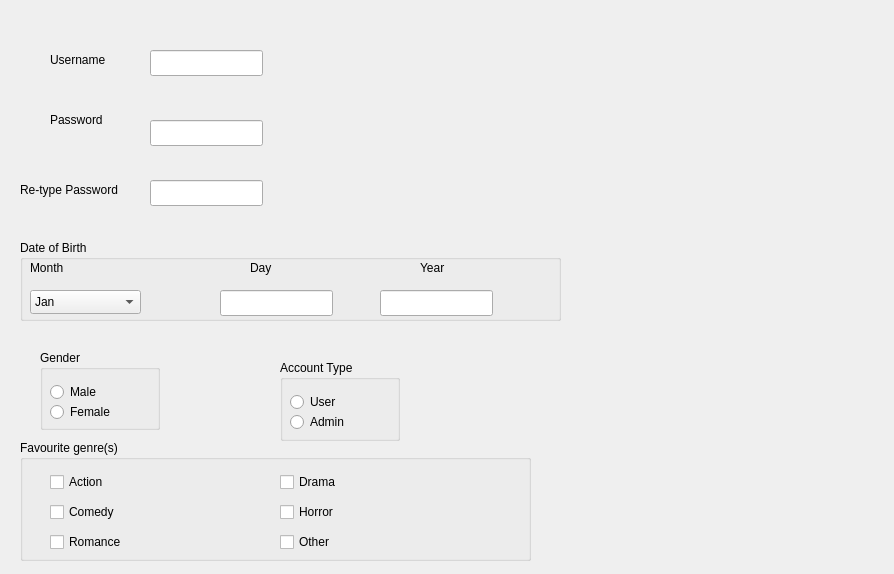
<?xml version="1.0" encoding="UTF-8"?>
<ui version="4.0">
 <class>RegisterWindow</class>
 <widget class="QDialog" name="RegisterWindow">
  <property name="geometry">
   <rect>
    <x>0</x>
    <y>0</y>
    <width>894</width>
    <height>574</height>
   </rect>
  </property>
  <property name="windowTitle">
   <string>Dialog</string>
  </property>
  <widget class="QGroupBox" name="Gender">
   <property name="geometry">
    <rect>
     <x>40</x>
     <y>350</y>
     <width>120</width>
     <height>80</height>
    </rect>
   </property>
   <property name="title">
    <string>Gender</string>
   </property>
   <widget class="QRadioButton" name="Male_RadioButton">
    <property name="geometry">
     <rect>
      <x>10</x>
      <y>30</y>
      <width>110</width>
      <height>24</height>
     </rect>
    </property>
    <property name="text">
     <string>Male </string>
    </property>
   </widget>
   <widget class="QRadioButton" name="Female_RadioButton">
    <property name="geometry">
     <rect>
      <x>10</x>
      <y>50</y>
      <width>110</width>
      <height>24</height>
     </rect>
    </property>
    <property name="text">
     <string>Female </string>
    </property>
   </widget>
  </widget>
  <widget class="QGroupBox" name="Account_Type_GroupBox">
   <property name="geometry">
    <rect>
     <x>280</x>
     <y>360</y>
     <width>120</width>
     <height>81</height>
    </rect>
   </property>
   <property name="title">
    <string>Account Type </string>
   </property>
   <widget class="QRadioButton" name="User_RadioButton">
    <property name="geometry">
     <rect>
      <x>10</x>
      <y>30</y>
      <width>110</width>
      <height>24</height>
     </rect>
    </property>
    <property name="text">
     <string>User</string>
    </property>
   </widget>
   <widget class="QRadioButton" name="Admin_RadioButton">
    <property name="geometry">
     <rect>
      <x>10</x>
      <y>50</y>
      <width>110</width>
      <height>24</height>
     </rect>
    </property>
    <property name="text">
     <string>Admin</string>
    </property>
   </widget>
  </widget>
  <widget class="QGroupBox" name="Favourite_Genre_GroupBox">
   <property name="geometry">
    <rect>
     <x>20</x>
     <y>440</y>
     <width>511</width>
     <height>121</height>
    </rect>
   </property>
   <property name="title">
    <string>Favourite genre(s)</string>
   </property>
   <widget class="QCheckBox" name="Action_CheckBox">
    <property name="geometry">
     <rect>
      <x>30</x>
      <y>30</y>
      <width>91</width>
      <height>24</height>
     </rect>
    </property>
    <property name="text">
     <string>Action</string>
    </property>
   </widget>
   <widget class="QCheckBox" name="Romance_3">
    <property name="geometry">
     <rect>
      <x>30</x>
      <y>90</y>
      <width>91</width>
      <height>24</height>
     </rect>
    </property>
    <property name="text">
     <string>Romance</string>
    </property>
   </widget>
   <widget class="QCheckBox" name="Drama_CheckBox">
    <property name="geometry">
     <rect>
      <x>260</x>
      <y>30</y>
      <width>91</width>
      <height>24</height>
     </rect>
    </property>
    <property name="text">
     <string>Drama</string>
    </property>
   </widget>
   <widget class="QCheckBox" name="Comedy_CheckBox">
    <property name="geometry">
     <rect>
      <x>30</x>
      <y>60</y>
      <width>91</width>
      <height>24</height>
     </rect>
    </property>
    <property name="text">
     <string>Comedy</string>
    </property>
   </widget>
   <widget class="QCheckBox" name="Other_3">
    <property name="geometry">
     <rect>
      <x>260</x>
      <y>90</y>
      <width>91</width>
      <height>24</height>
     </rect>
    </property>
    <property name="text">
     <string>Other</string>
    </property>
   </widget>
   <widget class="QCheckBox" name="Horro_CheckBox">
    <property name="geometry">
     <rect>
      <x>260</x>
      <y>60</y>
      <width>91</width>
      <height>24</height>
     </rect>
    </property>
    <property name="text">
     <string>Horror</string>
    </property>
   </widget>
  </widget>
  <widget class="QLabel" name="Username_label">
   <property name="geometry">
    <rect>
     <x>50</x>
     <y>50</y>
     <width>63</width>
     <height>20</height>
    </rect>
   </property>
   <property name="text">
    <string>Username</string>
   </property>
  </widget>
  <widget class="QLabel" name="Password_label_2">
   <property name="geometry">
    <rect>
     <x>50</x>
     <y>110</y>
     <width>63</width>
     <height>20</height>
    </rect>
   </property>
   <property name="text">
    <string>Password</string>
   </property>
  </widget>
  <widget class="QLabel" name="ReTypPassword_label_3">
   <property name="geometry">
    <rect>
     <x>20</x>
     <y>180</y>
     <width>121</width>
     <height>20</height>
    </rect>
   </property>
   <property name="text">
    <string>Re-type Password</string>
   </property>
  </widget>
  <widget class="QLineEdit" name="lineEdit">
   <property name="geometry">
    <rect>
     <x>150</x>
     <y>50</y>
     <width>113</width>
     <height>26</height>
    </rect>
   </property>
  </widget>
  <widget class="QLineEdit" name="lineEdit_2">
   <property name="geometry">
    <rect>
     <x>150</x>
     <y>120</y>
     <width>113</width>
     <height>26</height>
    </rect>
   </property>
  </widget>
  <widget class="QLineEdit" name="lineEdit_3">
   <property name="geometry">
    <rect>
     <x>150</x>
     <y>180</y>
     <width>113</width>
     <height>26</height>
    </rect>
   </property>
  </widget>
  <widget class="QLabel" name="AlreadyExisting_label_4">
   <property name="geometry">
    <rect>
     <x>310</x>
     <y>50</y>
     <width>63</width>
     <height>20</height>
    </rect>
   </property>
   <property name="text">
    <string/>
   </property>
  </widget>
  <widget class="QLabel" name="NotMatching_label_5">
   <property name="geometry">
    <rect>
     <x>320</x>
     <y>180</y>
     <width>63</width>
     <height>20</height>
    </rect>
   </property>
   <property name="text">
    <string/>
   </property>
  </widget>
  <widget class="QGroupBox" name="DateofBirth_groupBox">
   <property name="geometry">
    <rect>
     <x>20</x>
     <y>240</y>
     <width>541</width>
     <height>81</height>
    </rect>
   </property>
   <property name="title">
    <string>Date of Birth</string>
   </property>
   <widget class="QLabel" name="Month_label_8">
    <property name="geometry">
     <rect>
      <x>10</x>
      <y>20</y>
      <width>49</width>
      <height>16</height>
     </rect>
    </property>
    <property name="text">
     <string>Month</string>
    </property>
   </widget>
   <widget class="QLabel" name="Day_label_9">
    <property name="geometry">
     <rect>
      <x>230</x>
      <y>20</y>
      <width>49</width>
      <height>16</height>
     </rect>
    </property>
    <property name="text">
     <string>Day</string>
    </property>
   </widget>
   <widget class="QLabel" name="Year_label_10">
    <property name="geometry">
     <rect>
      <x>400</x>
      <y>20</y>
      <width>49</width>
      <height>16</height>
     </rect>
    </property>
    <property name="text">
     <string>Year</string>
    </property>
   </widget>
   <widget class="QComboBox" name="Month_comboBox">
    <property name="geometry">
     <rect>
      <x>10</x>
      <y>50</y>
      <width>111</width>
      <height>24</height>
     </rect>
    </property>
    <item>
     <property name="text">
      <string>Jan</string>
     </property>
    </item>
    <item>
     <property name="text">
      <string>Feb</string>
     </property>
    </item>
    <item>
     <property name="text">
      <string>March</string>
     </property>
    </item>
    <item>
     <property name="text">
      <string>April</string>
     </property>
    </item>
    <item>
     <property name="text">
      <string>May</string>
     </property>
    </item>
    <item>
     <property name="text">
      <string>June</string>
     </property>
    </item>
    <item>
     <property name="text">
      <string>July</string>
     </property>
    </item>
    <item>
     <property name="text">
      <string>August</string>
     </property>
    </item>
    <item>
     <property name="text">
      <string>Sep</string>
     </property>
    </item>
    <item>
     <property name="text">
      <string>Oct</string>
     </property>
    </item>
    <item>
     <property name="text">
      <string>Nove</string>
     </property>
    </item>
    <item>
     <property name="text">
      <string>Dec</string>
     </property>
    </item>
    <item>
     <property name="text">
      <string/>
     </property>
    </item>
   </widget>
   <widget class="QLineEdit" name="lineEdit_4">
    <property name="geometry">
     <rect>
      <x>200</x>
      <y>50</y>
      <width>113</width>
      <height>26</height>
     </rect>
    </property>
   </widget>
   <widget class="QLineEdit" name="Year_lineEdit_5">
    <property name="geometry">
     <rect>
      <x>360</x>
      <y>50</y>
      <width>113</width>
      <height>26</height>
     </rect>
    </property>
   </widget>
   <zorder>Day_label_9</zorder>
   <zorder>Month_label_8</zorder>
   <zorder>Year_label_10</zorder>
   <zorder>Month_comboBox</zorder>
   <zorder>lineEdit_4</zorder>
   <zorder>Year_lineEdit_5</zorder>
  </widget>
 </widget>
 <resources/>
 <connections/>
</ui>
